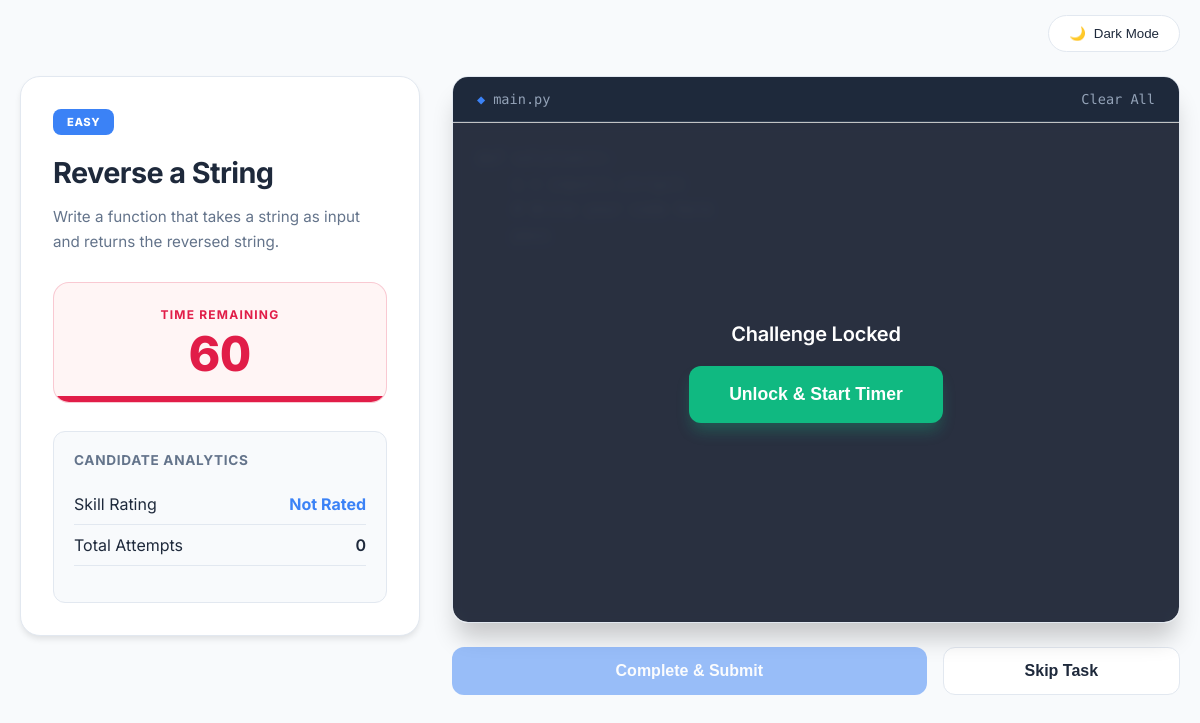
The app's page /careers/arena/ (signed in) with its own data.
### careers/models.py (models this page shows, shortened)
class CodingQuestion(models.Model):
    DIFFICULTY_CHOICES = [
        ('Easy', 'Easy'),
        ('Medium', 'Medium'),
        ('Hard', 'Hard'),
    ]
    title = models.CharField(max_length=200)
    description = models.TextField()
    difficulty = models.CharField(
        max_length=50,
        choices=DIFFICULTY_CHOICES,
        default='Easy'
    )
    template_code = models.TextField(default="def solution():\n    # Write your code here\n    pass")
    time_limit_seconds = models.IntegerField(default=60)

class UserCodingProfile(models.Model):
    user = models.OneToOneField(settings.AUTH_USER_MODEL, on_delete=models.CASCADE)
    total_score = models.FloatField(default=0.0)
    attempts = models.IntegerField(default=0)
    @property
    def skill_rating(self):
        if self.attempts == 0: return "Not Rated"
        avg = self.total_score / self.attempts
        if avg >= 80: return "Good"
        elif avg >= 50: return "Average"
        return "Low"

### careers/views.py (the view)
# urls.py: path('arena/', views.code_arena, name='codearena'), #Coding arena main page
@login_required
def code_arena(request):
    questions = CodingQuestion.objects.all()
    question = random.choice(questions) if questions.exists() else None
    stats, _ = UserCodingProfile.objects.get_or_create(user=request.user)
    return render(request, 'careers/arena.html', {
        'question': question,
        'stats': stats
    })

### careers/templates/careers/arena.html (shortened to what this page needs)
{% block content %}
<div class="container">
    <div class="header-nav">
        <button class="theme-toggle" onclick="toggleTheme()">
            <span id="theme-icon">🌙</span> <span id="theme-text">Dark Mode</span>
        </button>
    </div>
    {% if question %}
    <div class="workspace">
        <div class="card">
            <span class="difficulty-badge">{{ question.difficulty }}</span>
            <h1 style="margin-top: 0; margin-bottom: 12px; font-size: 1.8rem; letter-spacing: -0.02em;">{{ question.title }}</h1>
            <p style="line-height: 1.6; color: var(--text-muted); font-size: 0.95rem; margin-bottom: 24px;">{{ question.description }}</p>
            <div class="timer-container">
                <span class="timer-label">Time Remaining</span>
                <span id="timer">{{ question.time_limit_seconds }}</span>
                <div class="progress-bar-wrap">
                    <div id="progress-fill"></div>
                </div>
            </div>
            <div class="progress-panel" style="background-color: var(--bg-body); padding: 20px; border-radius: 12px; border: 1px solid var(--border-color);">
                <h4 style="margin-top: 0; margin-right: 0; margin-bottom: 16px; margin-left: 0; font-size: 0.85rem; text-transform: uppercase; letter-spacing: 0.05em; color: var(--text-muted);">Candidate Analytics</h4>
                <div class="stats-item">
                    <span>Skill Rating</span>
                    <strong id="res-rating" style="color: var(--accent);">{{ stats.skill_rating|default:"--" }}</strong>
                </div>
                <div class="stats-item">
                    <span>Total Attempts</span>
                    <span id="res-attempts" style="font-weight: 600;">{{ stats.attempts|default:"0" }}</span>
                </div>
            </div>
        </div>
        <div>
            <div class="editor-wrapper">
                <div id="editor-overlay">
                    <span class="overlay-text">Challenge Locked</span>
                    <button id="start-btn" onclick="startChallenge()" class="btn btn-start">
                        Unlock & Start Timer
                    </button>
                </div>
                <div class="editor-header">
                    <div style="display: flex; align-items: center; gap: 8px;">
                        <span style="color: #3b82f6;">◆</span> main.py
                    </div>
                    <span id="clear-code" style="cursor:pointer; font-weight: 500;">Clear All</span>
                </div>
            </div>
            <div style="display: grid; grid-template-columns: 2fr 1fr; gap: 16px; margin-top: 24px;">
                <button id="submit-btn" onclick="runEvaluation()" class="btn btn-primary" disabled>
                    Complete & Submit
                </button>
                <button onclick="window.location.reload()" class="btn btn-secondary">
                    Skip Task
                </button>
            </div>
        </div>
    </div>
    {% endif %}
</div>
{% endblock %}

### careers/templates/careers/arena.html (style rules this page uses)
.container { max-width: 1200px; margin-top: 0; margin-right: auto; margin-bottom: 0; margin-left: auto; padding-top: 15px; padding-right: 20px; padding-bottom: 40px; padding-left: 20px; }
.header-nav { display: flex; justify-content: flex-end; margin-bottom: 24px; }
.theme-toggle { background-color: var(--bg-card); border-width: 1px; border-style: solid; border-color: var(--border-color); padding-top: 10px; padding-right: 20px; padding-bottom: 10px; padding-left: 20px; border-radius: 50px; cursor: pointer; color: var(--text-main); display: flex; align-items: center; gap: 8px; font-weight: 500; transition-property: all; transition-duration: 0.2s; }
.workspace { display: grid; grid-template-columns: 400px 1fr; gap: 32px; align-items: start; }
.card { background-color: var(--bg-card); border-width: 1px; border-style: solid; border-color: var(--border-color); border-radius: 20px; padding-top: 32px; padding-right: 32px; padding-bottom: 32px; padding-left: 32px; box-shadow: 0 4px 6px -1px rgba(0, 0, 0, 0.1); }
.difficulty-badge { display: inline-block; background-color: var(--accent); color: #ffffff; padding-top: 6px; padding-right: 14px; padding-bottom: 6px; padding-left: 14px; border-radius: 8px; font-size: 0.7rem; font-weight: 800; text-transform: uppercase; letter-spacing: 0.05em; margin-bottom: 20px; }
.timer-container { background-color: var(--timer-bg); border-width: 1px; border-style: solid; border-color: rgba(225, 29, 72, 0.2); border-radius: 16px; padding-top: 24px; padding-right: 24px; padding-bottom: 24px; padding-left: 24px; text-align: center; margin-top: 28px; margin-bottom: 28px; position: relative; overflow: hidden; }
#timer { font-size: 3rem; font-weight: 800; color: var(--timer-text); font-variant-numeric: tabular-nums; display: block; line-height: 1; }
.timer-label { font-size: 0.75rem; color: var(--timer-text); font-weight: 700; text-transform: uppercase; letter-spacing: 0.1em; margin-bottom: 8px; display: block; }
.progress-bar-wrap { width: 100%; height: 6px; background-color: rgba(225, 29, 72, 0.1); position: absolute; bottom: 0; left: 0; }
#progress-fill { width: 100%; height: 100%; background-color: var(--timer-text); transition-property: width; transition-duration: 1s; transition-timing-function: linear; }
.editor-wrapper { border-radius: 16px; overflow: hidden; border-width: 1px; border-style: solid; border-color: var(--border-color); position: relative; box-shadow: 0 20px 25px -5px rgba(0, 0, 0, 0.2); }
.editor-header { background-color: #1e293b; padding-top: 14px; padding-right: 24px; padding-bottom: 14px; padding-left: 24px; color: #94a3b8; font-family: 'Fira Code', monospace; display: flex; justify-content: space-between; font-size: 0.85rem; border-bottom-width: 1px; border-bottom-style: solid; border-bottom-color: #334155; }
#editor-overlay { position: absolute; top: 46px; left: 0; right: 0; bottom: 0; background-color: rgba(15, 23, 42, 0.85); backdrop-filter: blur(5px); display: flex; flex-direction: column; align-items: center; justify-content: center; z-index: 10; gap: 20px; transition-property: opacity; transition-duration: 0.4s; }
.overlay-text { color: #ffffff; font-weight: 600; font-size: 1.25rem; letter-spacing: -0.01em; }
.btn { padding-top: 14px; padding-right: 28px; padding-bottom: 14px; padding-left: 28px; border-radius: 12px; font-weight: 600; cursor: pointer; border-style: none; font-size: 1rem; transition-property: all; transition-duration: 0.2s; display: inline-flex; align-items: center; justify-content: center; gap: 8px; }
.btn-primary { background-color: var(--accent); color: #ffffff; }
.btn-primary:disabled { opacity: 0.5; cursor: not-allowed; }
.btn-secondary { background-color: var(--bg-card); border-width: 1px; border-style: solid; border-color: var(--border-color); color: var(--text-main); }
.btn-start { background-color: var(--success); color: #ffffff; font-size: 1.1rem; padding-top: 18px; padding-right: 40px; padding-bottom: 18px; padding-left: 40px; box-shadow: 0 10px 15px -3px rgba(16, 185, 129, 0.3); }
.stats-item { display: flex; justify-content: space-between; padding-top: 10px; padding-bottom: 10px; border-bottom-width: 1px; border-bottom-style: solid; border-bottom-color: var(--border-color); }

### records on screen
CodingQuestion: difficulty "EASY", title "Reverse a String", description "Write a function that takes a string as input and returns the reversed string.", time_limit_seconds "60"
UserCodingProfile: skill_rating "Not Rated", attempts "0"
